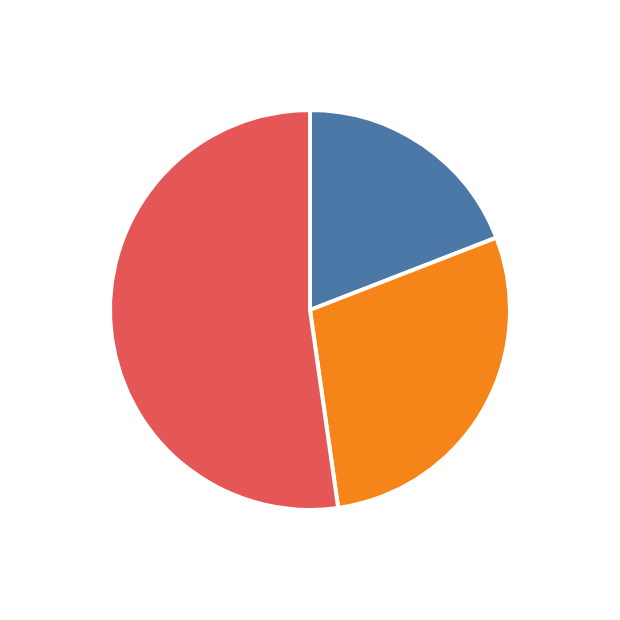

Write a Vega-Lite specification for this figure.
### Vega specification from a JSON file in a GitHub repository (floating-point values rounded to 4 significant figures)
{"$schema": "https://vega.github.io/schema/vega/v6.json", "width": 300, "height": 300, "padding": 5, "autosize": "none", "background": "white", "data": [{"name": "t", "values": [{"i": 0, "a0": 0, "a1": 1.2, "ir": 0, "or": 100}, {"i": 1, "a0": 1.2, "a1": 3.0, "ir": 0, "or": 100}, {"i": 2, "a0": 3.0, "a1": 6.283, "ir": 0, "or": 100}]}], "scales": [{"name": "c", "type": "ordinal", "domain": {"data": "t", "field": "i"}, "range": "category"}], "marks": [{"type": "arc", "from": {"data": "t"}, "encode": {"update": {"x": {"value": 150}, "y": {"value": 150}, "startAngle": {"field": "a0"}, "endAngle": {"field": "a1"}, "innerRadius": {"field": "ir"}, "outerRadius": {"field": "or"}, "fill": {"scale": "c", "field": "i"}, "stroke": {"value": "white"}, "strokeWidth": {"value": 2}}}}]}
